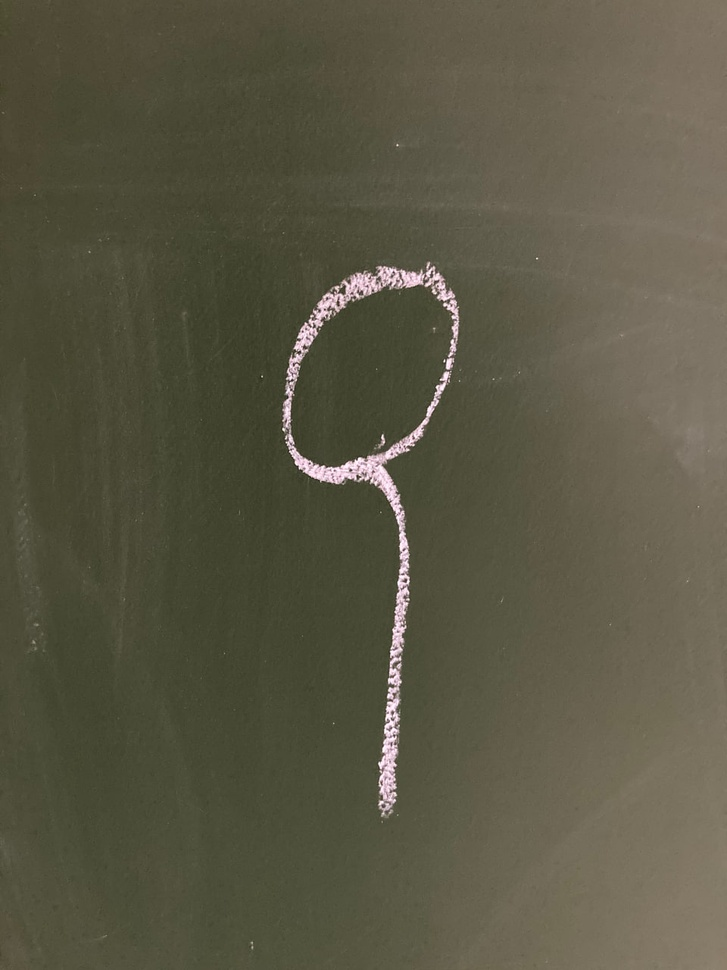
#> input picture input_dir/photo_10_2025-07-11_20-00-31.jpg, 727 x 970 px, shrunk from 960 x 1280 before the run; its folder holds only this picture in this run
$ python main3.py
#> lines starting #> are read from the running program, lines starting #| are printed output that depends on the picture; after the words box and inside, x2 and y2 are one past the last pixel; in counts of white or black regions, pixels touching at a corner belong together
#> in process_image_file, image is the input picture: shape (970, 727, 3); mean B, G, R 68.1, 87.1, 90
import cv2
import os
import numpy as np


def binarize_image(image, threshold=128):
#> called with threshold = 220
    alpha = 1.4
    beta = 20
    image = cv2.convertScaleAbs(image, alpha=alpha, beta=beta)
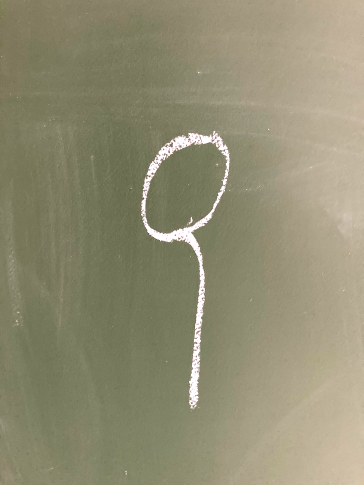
#> image: shape (970, 727, 3) (shown at 1/2 size); mean of channels 0, 1, 2 114.6, 141.3, 145.1; drawn as B, G, R

    # Переводим в оттенки серого
    if len(image.shape) == 3:
        gray_image = cv2.cvtColor(image, cv2.COLOR_BGR2GRAY)  # BGR, а не RGB!
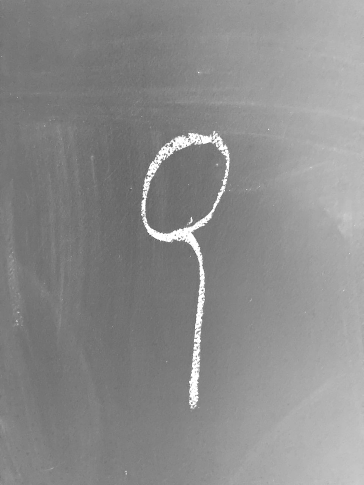
#> gray_image: shape (970, 727) (shown at 1/2 size); min 59, max 255, mean 139.4
    else:
        gray_image = image

    # Инвертированная бинаризация
    _, binary_image = cv2.threshold(gray_image, threshold, 255, cv2.THRESH_BINARY_INV)
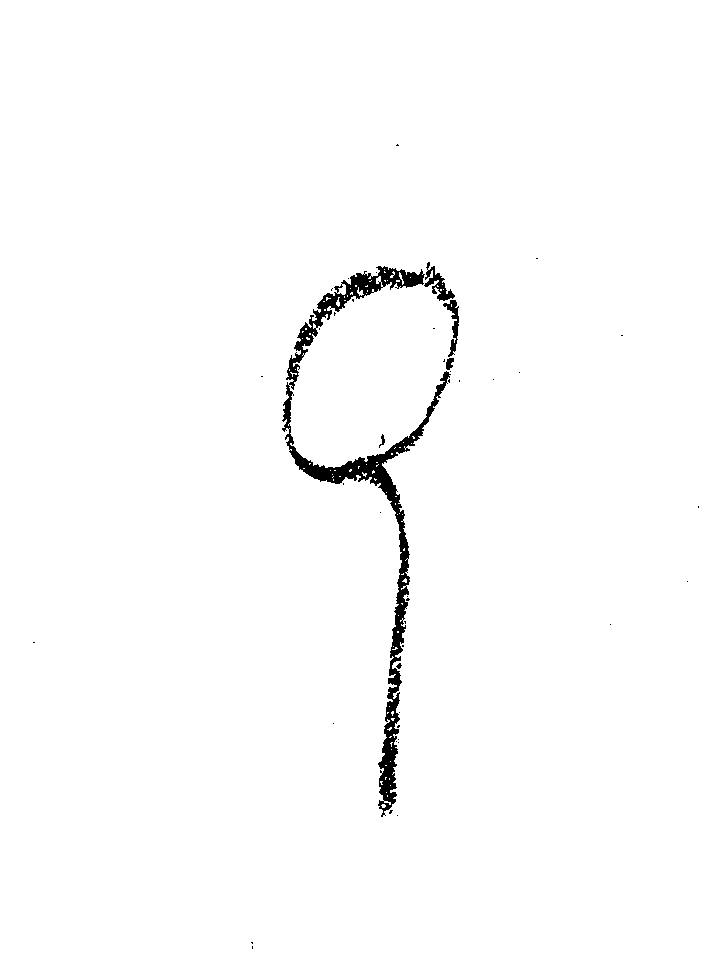
#> binary_image: shape (970, 727); 98.7% white; 43 black regions (37 under 20 px), largest, box (x1, y1, x2, y2) and area: (282, 266, 451, 817) 8358, (424, 262, 455, 301) 409, (443, 300, 459, 357) 326, (446, 358, 454, 370) 69, (379, 434, 385, 448) 34, (396, 663, 402, 669) 21

    # Морфологическая очистка от шума
    kernel = np.ones((3, 3), np.uint8)
    binary_image = cv2.morphologyEx(binary_image, cv2.MORPH_CLOSE, kernel)
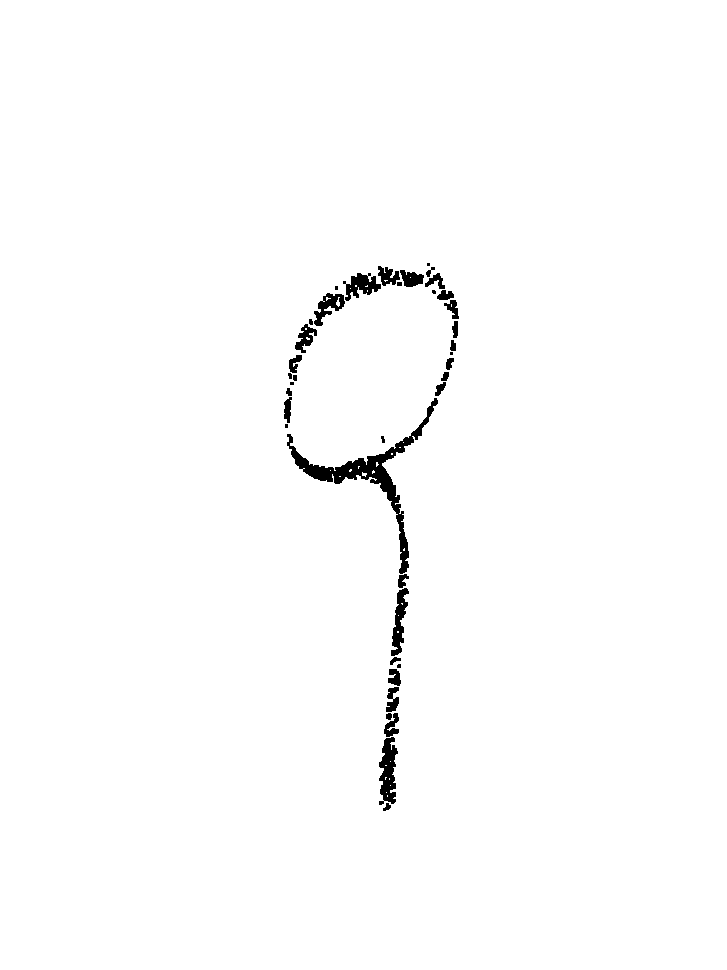
#> binary_image: shape (970, 727); 98.8% white; 39 black regions (7 under 20 px), largest, box (x1, y1, x2, y2) and area: (287, 398, 438, 574) 2900, (379, 737, 398, 805) 817, (391, 588, 409, 656) 577
    binary_image = cv2.morphologyEx(binary_image, cv2.MORPH_OPEN, kernel)
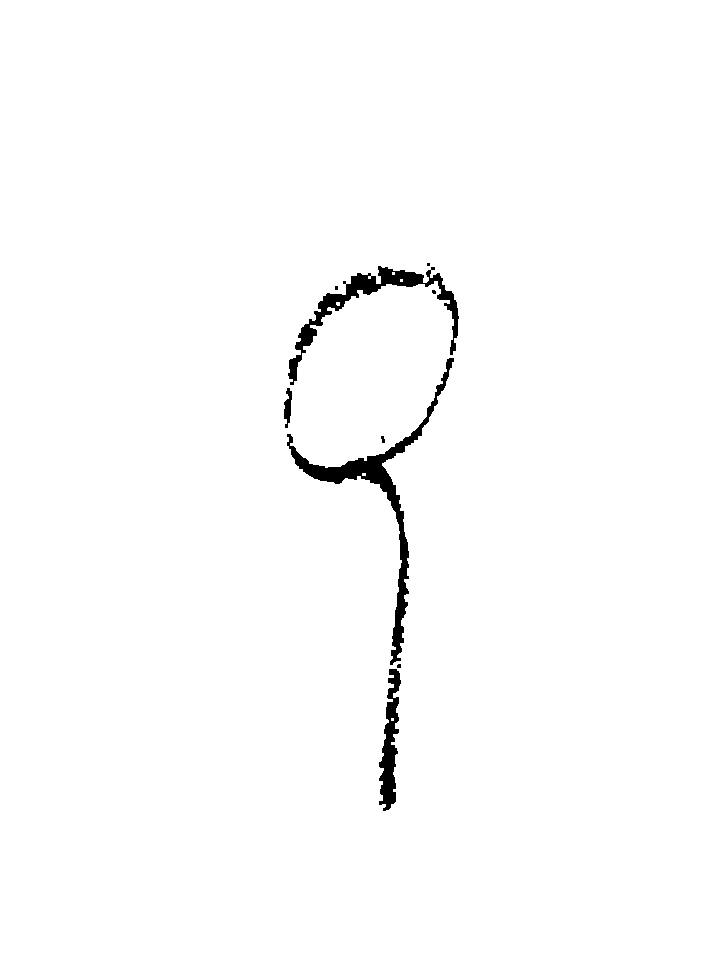
#> binary_image: shape (970, 727); 98.7% white; 9 black regions (4 under 20 px), largest, box (x1, y1, x2, y2) and area: (287, 358, 454, 665) 4049, (288, 266, 459, 385) 2945, (379, 669, 401, 811) 1571, (284, 388, 292, 428) 197, (381, 436, 385, 443) 21

    return binary_image


def process_image_file(input_path, output_path, threshold=128):
    image = cv2.imread(input_path)
    if image is None:
        print(f"[Ошибка] Не удалось загрузить: {input_path}")
        return

    binary_image = binarize_image(image, threshold)
    cv2.imwrite(output_path, binary_image)
    print(f"[OK] Сохранено: {output_path}")

def binarize_images_in_directory(input_dir, output_dir, threshold=220):
    supported_formats = ('.png', '.jpg', '.jpeg', '.bmp', '.gif', '.heic', '.heif')

    if not os.path.exists(output_dir):
        os.makedirs(output_dir)
        print(f"[Создана папка] {output_dir}")

    files = os.listdir(input_dir)
    if not files:
        print(f"[Пусто] В папке {input_dir} нет файлов.")
        return

    for filename in files:
        if filename.lower().endswith(supported_formats):
            input_path = os.path.join(input_dir, filename)
            output_name = os.path.splitext(filename)[0] + '.png'
            output_path = os.path.join(output_dir, output_name)

            print(f"[Обработка] {filename}")
            process_image_file(input_path, output_path, threshold)
        else:
            print(f"[Пропущено] {filename} — не поддерживается")

input_directory = r'input_dir/'
output_directory = r'output_dir/'

binarize_images_in_directory(input_directory, output_directory)

$ run again, on input_dir/photo_14_2025-07-11_20-00-31.jpg
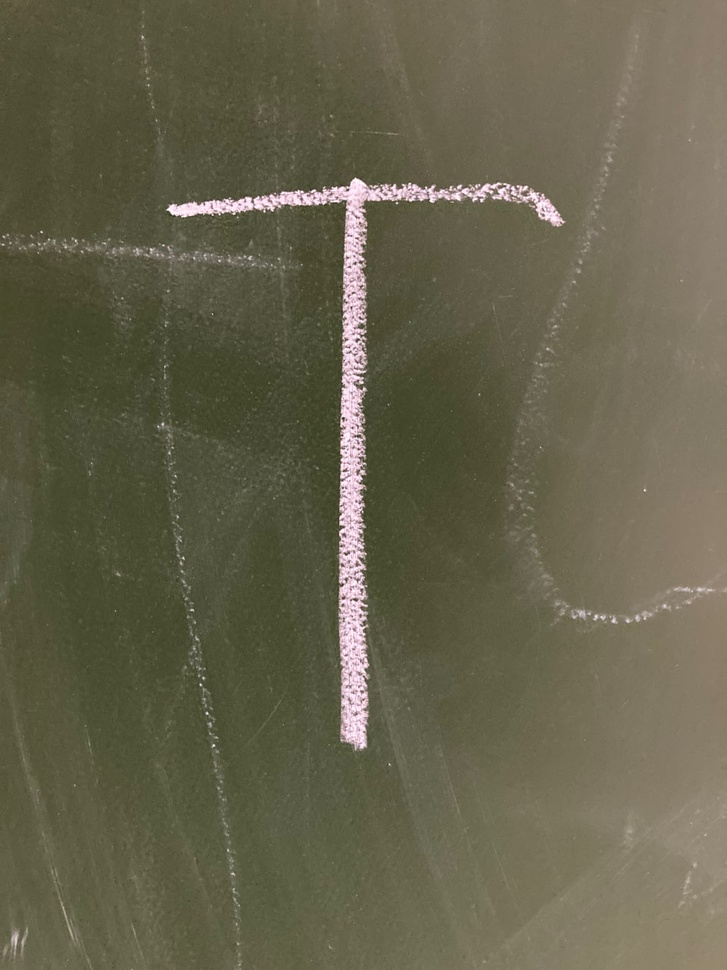
#> input picture input_dir/photo_14_2025-07-11_20-00-31.jpg, 727 x 970 px, shrunk from 960 x 1280 before the run
#> in process_image_file, image is the input picture: shape (970, 727, 3); mean B, G, R 75.7, 98, 101.6
#> in binarize_image, `gray_image = cv2.cvtColor(image, cv2.COLOR_BGR2GRAY)`:
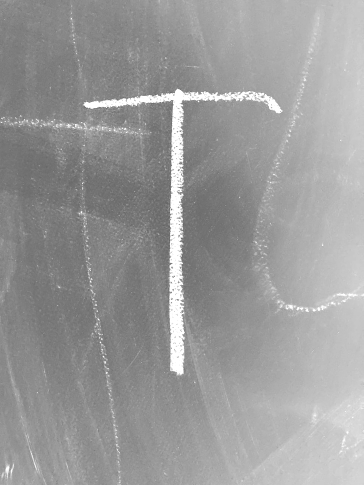
#> gray_image: shape (970, 727) (shown at 1/2 size); min 60, max 255, mean 153.8
#> in binarize_image, `binary_image = cv2.morphologyEx(binary_image, cv2.MORPH_OPEN, kernel)`:
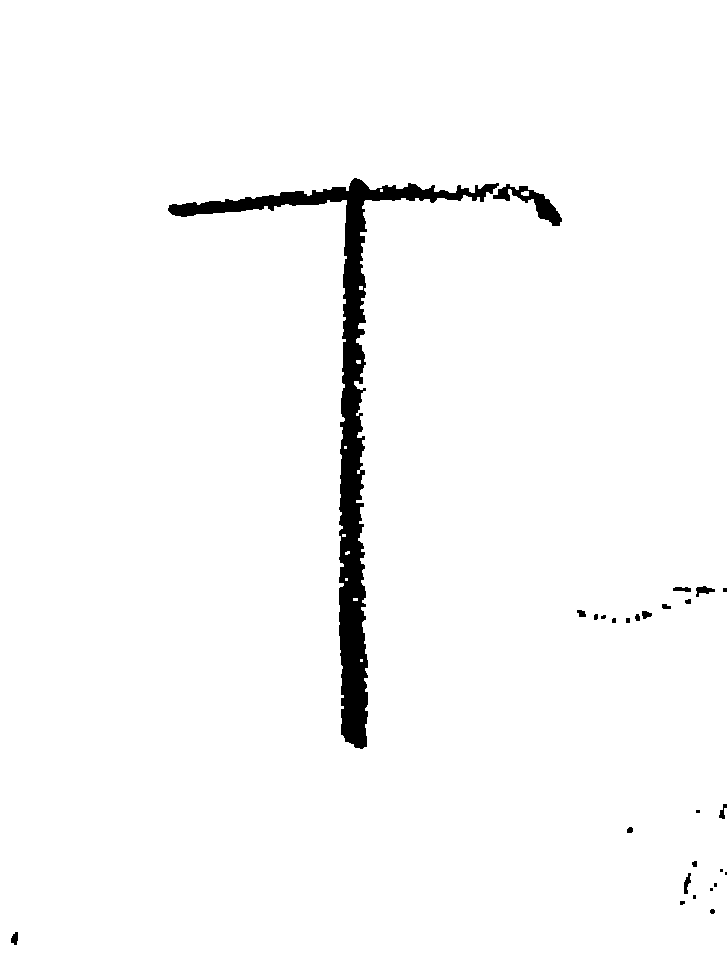
#> binary_image: shape (970, 727); 97.6% white; 27 black regions (10 under 20 px), largest, box (x1, y1, x2, y2) and area: (168, 178, 499, 749) 15462, (493, 184, 562, 226) 899, (696, 586, 715, 597) 111

$ run again, on input_dir/photo_15_2025-07-11_20-00-31.jpg
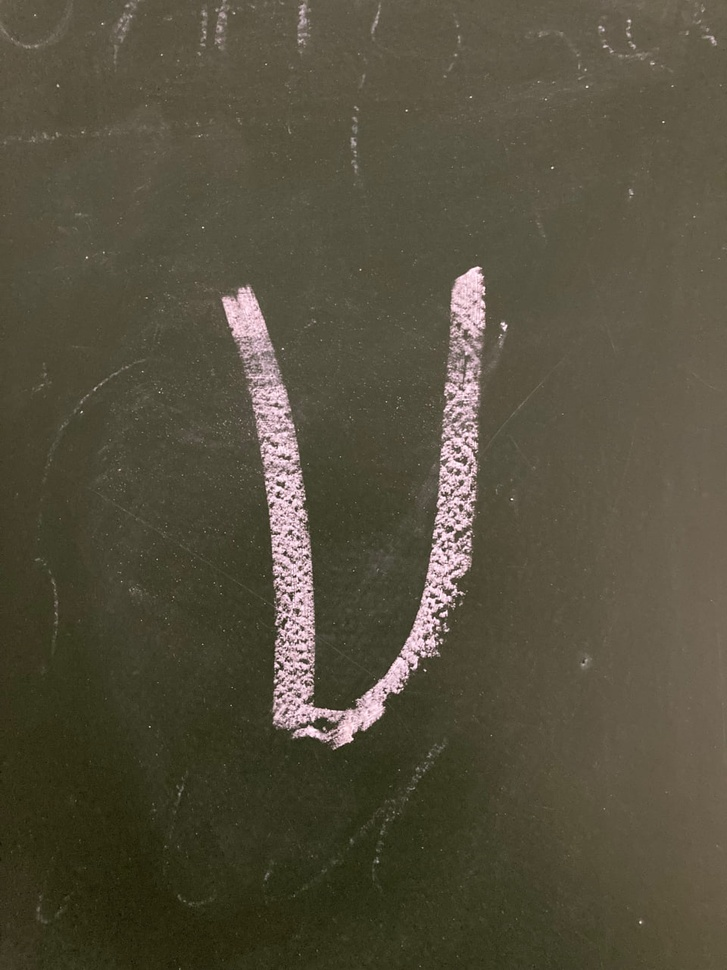
#> input picture input_dir/photo_15_2025-07-11_20-00-31.jpg, 727 x 970 px, shrunk from 960 x 1280 before the run
#> in process_image_file, image is the input picture: shape (970, 727, 3); mean B, G, R 61.5, 79.2, 84.7
#> in binarize_image, `gray_image = cv2.cvtColor(image, cv2.COLOR_BGR2GRAY)`:
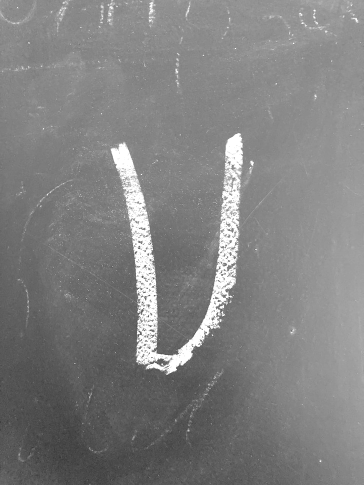
#> gray_image: shape (970, 727) (shown at 1/2 size); min 45, max 255, mean 128.7
#> in binarize_image, `binary_image = cv2.morphologyEx(binary_image, cv2.MORPH_OPEN, kernel)`:
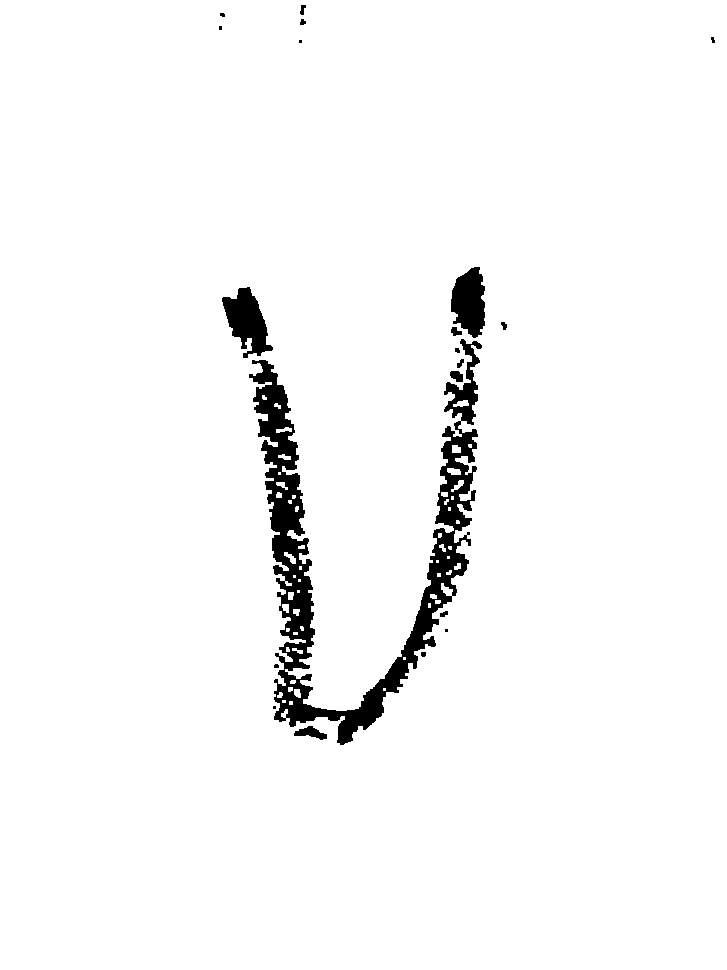
#> binary_image: shape (970, 727); 96.8% white; 20 black regions (7 under 20 px), largest, box (x1, y1, x2, y2) and area: (249, 339, 482, 745) 17984, (222, 287, 273, 358) 1911, (451, 267, 485, 338) 1754
